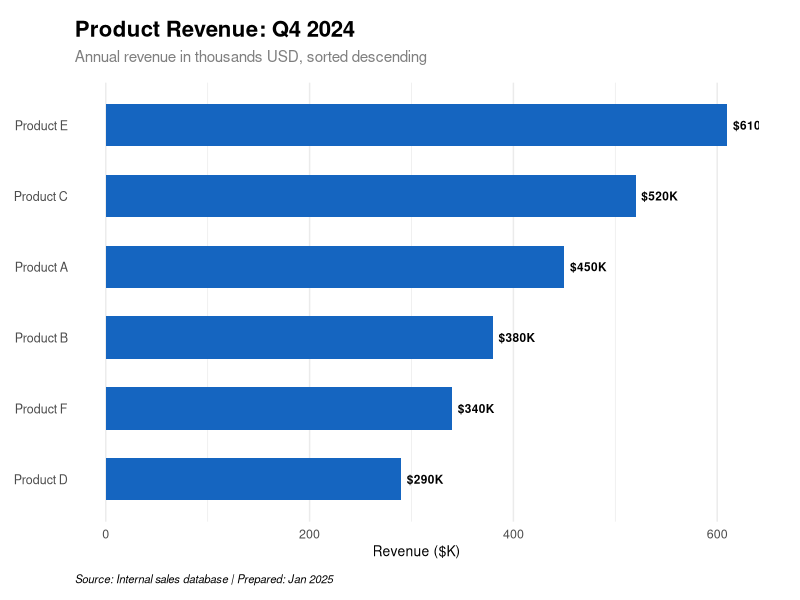
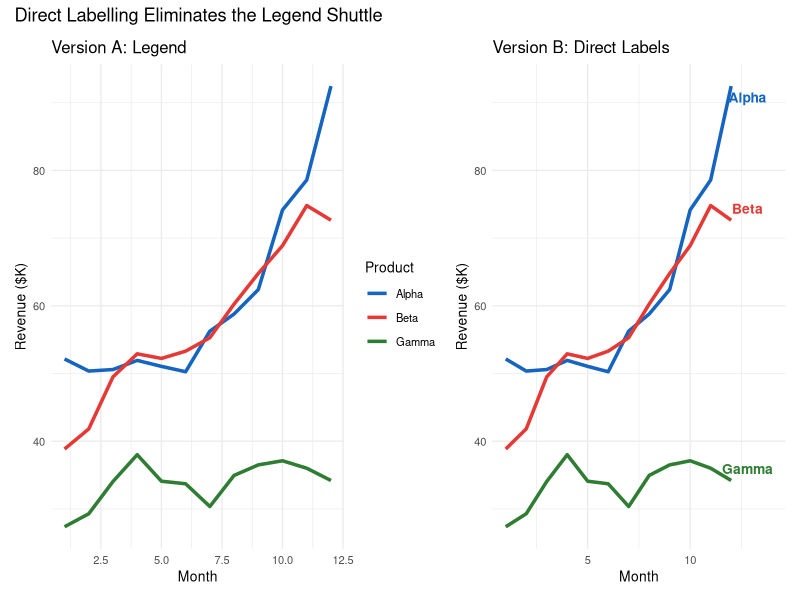
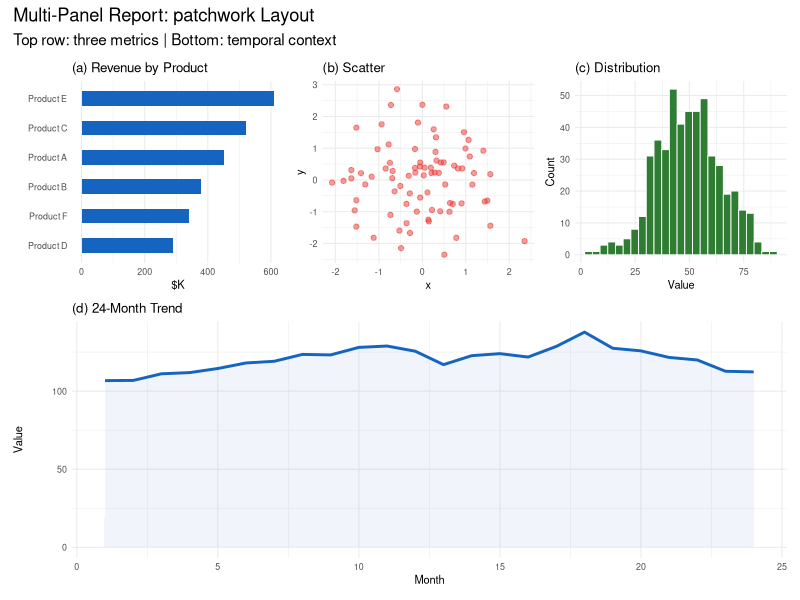
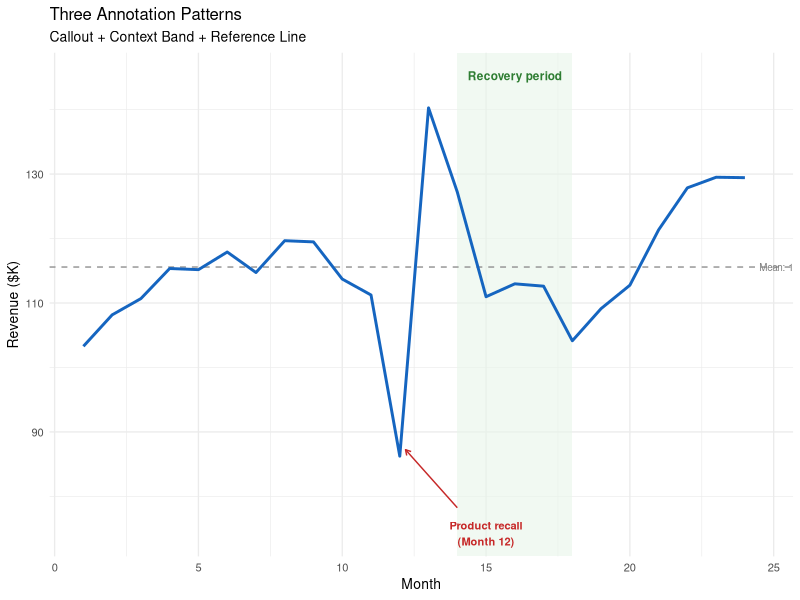
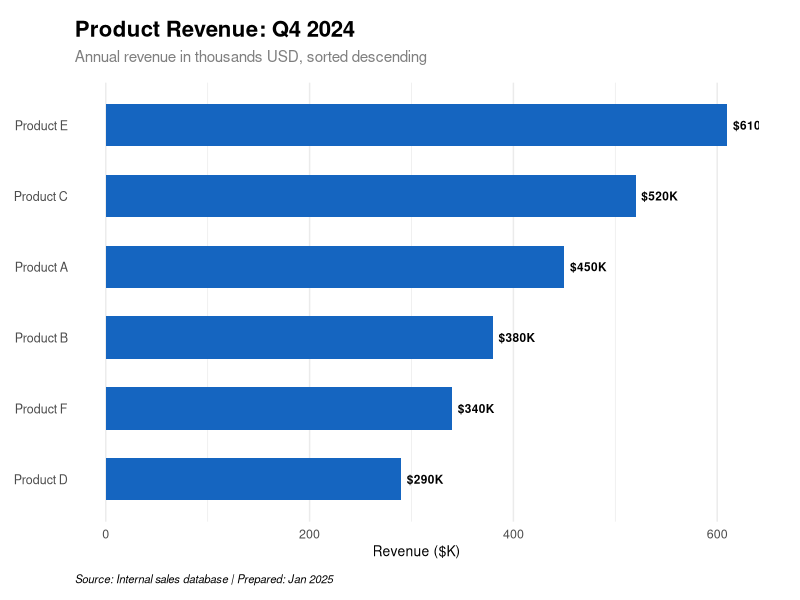
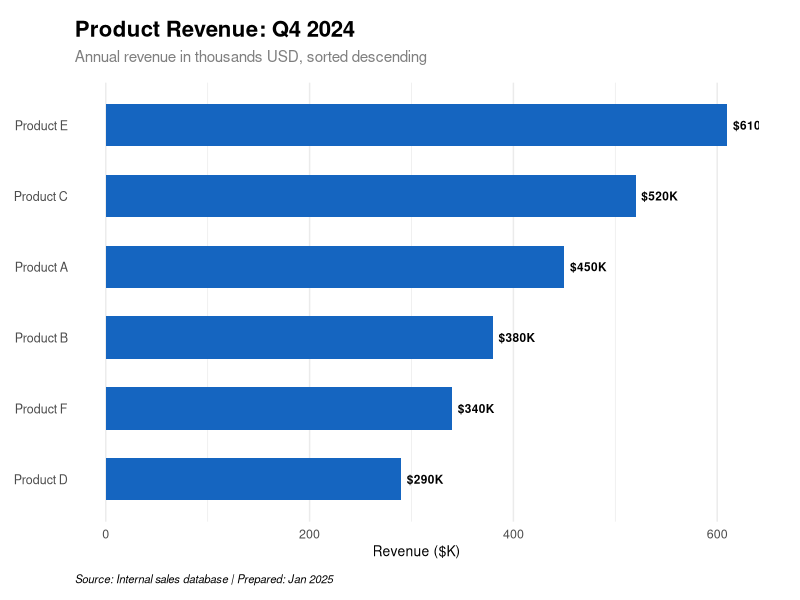
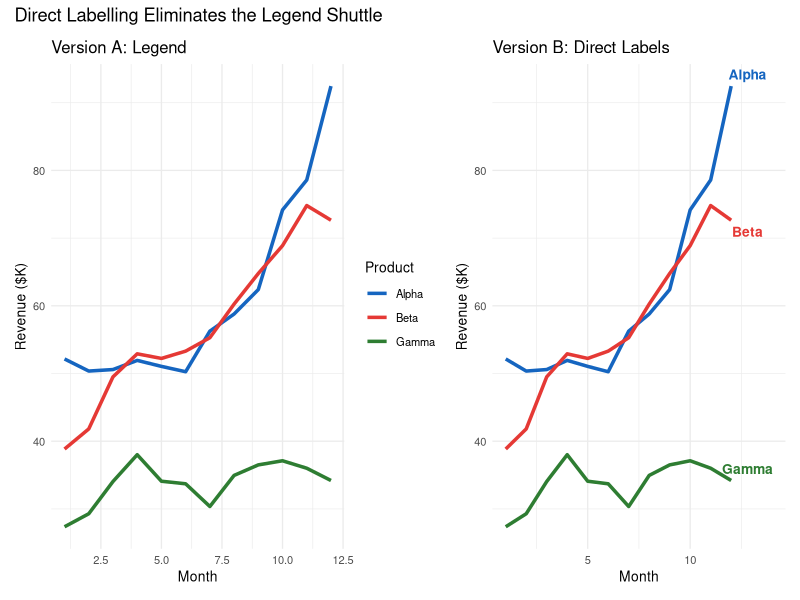
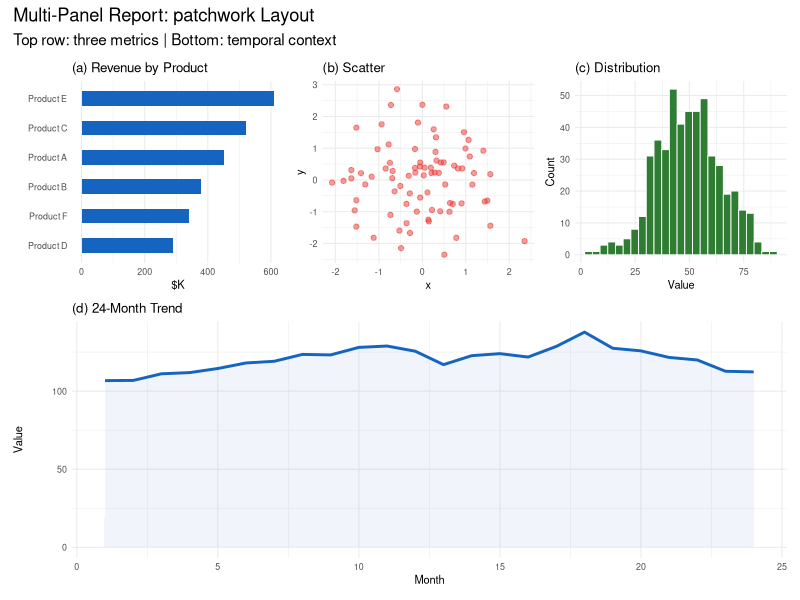

Write R code to recreate these figures, in order.
# ============================================================
# Workshop 1 — Module 5: Typography, Layout & Composition
# R Demonstration Script
# Data Visualization for Data Scientists — UNYT Tirana
# ============================================================

library(tidyverse)
# install.packages(c("patchwork", "ggrepel", "showtext"))
library(patchwork)
library(ggrepel)
dir.create("output", showWarnings = FALSE)


# ── 1. Typographic Hierarchy ──────────────────────────────
set.seed(42)
df <- tibble(
  product = paste("Product", LETTERS[1:6]),
  revenue = c(450, 380, 520, 290, 610, 340)
) |>
  mutate(product = fct_reorder(product, revenue))

p_typo <- ggplot(df, aes(x = product, y = revenue)) +
  geom_col(fill = "#1565C0", width = 0.6) +
  geom_text(aes(label = paste0("$", revenue, "K")),
            hjust = -0.15, size = 3, fontface = "bold") +
  coord_flip() +
  theme_minimal(base_size = 11) +
  theme(
    # Title hierarchy
    plot.title = element_text(size = 16, face = "bold",
                              margin = margin(b = 6)),
    plot.subtitle = element_text(size = 11, color = "grey50",
                                  margin = margin(b = 12)),
    plot.caption = element_text(size = 8, face = "italic", hjust = 0,
                                 margin = margin(t = 10)),
    # Axis text
    axis.title = element_text(size = 10),
    axis.text = element_text(size = 9),
    # Margins
    plot.margin = margin(t = 15, r = 30, b = 10, l = 10),
    panel.grid.major.y = element_blank()
  ) +
  labs(
    title = "Product Revenue: Q4 2024",
    subtitle = "Annual revenue in thousands USD, sorted descending",
    caption = "Source: Internal sales database | Prepared: Jan 2025",
    x = NULL, y = "Revenue ($K)"
  )

print(p_typo)
ggsave("output/typographic_hierarchy.png", p_typo, width = 7, height = 5, dpi = 300)
ggsave("output/typographic_hierarchy.pdf", p_typo, width = 7, height = 5)


# ── 2. Direct Labelling vs Legend ─────────────────────────
set.seed(7)
months <- 1:12
df_lines <- tibble(
  month = rep(months, 3),
  product = rep(c("Alpha", "Beta", "Gamma"), each = 12),
  revenue = c(
    cumsum(rnorm(12, 3, 4)) + 40,
    cumsum(rnorm(12, 2, 3)) + 30,
    cumsum(rnorm(12, 1, 5)) + 20
  )
)
colors <- c(Alpha = "#1565C0", Beta = "#E53935", Gamma = "#2E7D32")

# Version A: with legend
p_legend <- ggplot(df_lines, aes(x = month, y = revenue, color = product)) +
  geom_line(linewidth = 1.2) +
  scale_color_manual(values = colors) +
  theme_minimal(base_size = 10) +
  labs(title = "Version A: Legend", x = "Month", y = "Revenue ($K)", color = "Product")

# Version B: direct labels
endpoints <- df_lines |> filter(month == max(month))

p_direct <- ggplot(df_lines, aes(x = month, y = revenue, color = product)) +
  geom_line(linewidth = 1.2) +
  geom_text_repel(
    data = endpoints,
    aes(label = product),
    nudge_x = 0.8, size = 3.5, fontface = "bold",
    direction = "y", segment.color = "grey70"
  ) +
  scale_color_manual(values = colors) +
  scale_x_continuous(limits = c(1, 14)) +
  theme_minimal(base_size = 10) +
  theme(legend.position = "none") +
  labs(title = "Version B: Direct Labels", x = "Month", y = "Revenue ($K)")

p_labelling <- p_legend + p_direct +
  plot_annotation(title = "Direct Labelling Eliminates the Legend Shuttle")

print(p_labelling)
ggsave("output/direct_vs_legend.png", p_labelling, width = 11, height = 4, dpi = 300)


# ── 3. Multi-Panel Composition with patchwork ─────────────
set.seed(55)

# Panel (a): bar
p_a <- ggplot(df, aes(x = product, y = revenue)) +
  geom_col(fill = "#1565C0", width = 0.5) +
  coord_flip() +
  theme_minimal(base_size = 8) +
  theme(panel.grid.major.y = element_blank()) +
  labs(title = "(a) Revenue by Product", x = NULL, y = "$K")

# Panel (b): scatter
p_b <- ggplot(tibble(x = rnorm(80), y = rnorm(80)),
              aes(x = x, y = y)) +
  geom_point(color = "#E53935", alpha = 0.5, size = 1.5) +
  theme_minimal(base_size = 8) +
  labs(title = "(b) Scatter")

# Panel (c): histogram
p_c <- ggplot(tibble(val = rnorm(500, 50, 15)), aes(x = val)) +
  geom_histogram(fill = "#2E7D32", bins = 25, color = "white", linewidth = 0.3) +
  theme_minimal(base_size = 8) +
  labs(title = "(c) Distribution", x = "Value", y = "Count")

# Panel (d): full-width time series
p_d <- ggplot(tibble(
  month = 1:24,
  value = cumsum(rnorm(24, 2, 5)) + 100
), aes(x = month, y = value)) +
  geom_line(color = "#1565C0", linewidth = 1) +
  geom_area(fill = "#1565C0", alpha = 0.06) +
  theme_minimal(base_size = 8) +
  labs(title = "(d) 24-Month Trend", x = "Month", y = "Value")

# Compose
p_multi <- (p_a | p_b | p_c) / p_d +
  plot_annotation(
    title = "Multi-Panel Report: patchwork Layout",
    subtitle = "Top row: three metrics | Bottom: temporal context"
  ) +
  plot_layout(heights = c(1, 1.3))

print(p_multi)
ggsave("output/multipanel_report.png", p_multi, width = 10, height = 6, dpi = 300)
ggsave("output/multipanel_report.pdf", p_multi, width = 10, height = 6)


# ── 4. Annotation Patterns ───────────────────────────────
set.seed(99)
df_anno <- tibble(
  month = 1:24,
  revenue = cumsum(rnorm(24, 2, 6)) + 100
)
df_anno$revenue[12] <- df_anno$revenue[11] - 25
df_anno$revenue[13:24] <- df_anno$revenue[13:24] + 15

p_anno <- ggplot(df_anno, aes(x = month, y = revenue)) +
  # Context band (enclosure)
  annotate("rect", xmin = 14, xmax = 18, ymin = -Inf, ymax = Inf,
           fill = "#E8F5E9", alpha = 0.6) +
  annotate("text", x = 16, y = max(df_anno$revenue) + 5,
           label = "Recovery period", size = 3, fontface = "bold", color = "#2E7D32") +
  # Reference line
  geom_hline(yintercept = mean(df_anno$revenue), linetype = "dashed", color = "grey60") +
  annotate("text", x = 24.5, y = mean(df_anno$revenue),
           label = paste0("Mean: ", round(mean(df_anno$revenue))),
           size = 2.5, color = "grey50", hjust = 0) +
  # Data line
  geom_line(color = "#1565C0", linewidth = 1) +
  # Callout
  annotate("text", x = 15, y = df_anno$revenue[12] - 12,
           label = "Product recall\n(Month 12)", size = 2.8,
           fontface = "bold", color = "#C62828") +
  annotate("segment", x = 14, xend = 12.2,
           y = df_anno$revenue[12] - 8, yend = df_anno$revenue[12] + 1,
           arrow = arrow(length = unit(0.15, "cm")), color = "#C62828") +
  theme_minimal(base_size = 10) +
  labs(title = "Three Annotation Patterns",
       subtitle = "Callout + Context Band + Reference Line",
       x = "Month", y = "Revenue ($K)")

print(p_anno)
ggsave("output/annotation_patterns.png", p_anno, width = 8, height = 5, dpi = 300)

cat("\n── All M05 plots saved to output/ ──\n")
